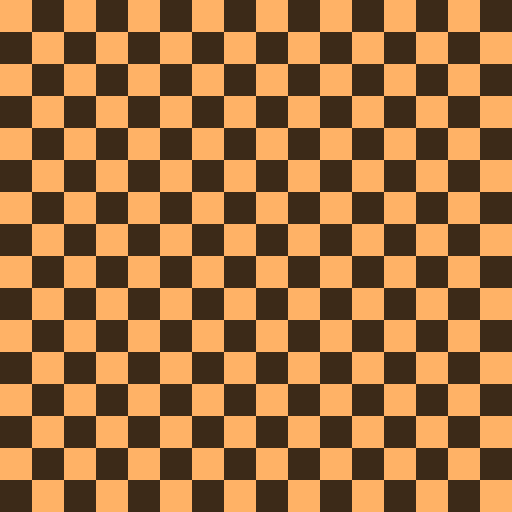
#> input picture imgs/checkerboard.png, 512 x 512 px
$ python rc4.py
#> lines starting #> are read from the running program, lines starting #| are printed output that depends on the picture
### lab1_src/utils.py
import numpy as np
from PIL import Image
import json

def load_image(filename):
    # Загрузка изображения как numpy array
#> called with filename = '../imgs/checkerboard.png'
    try:
        img = Image.open(filename)
#> img is the input picture: PIL image 512x512 RGB; mean R, G, B 157.5, 110, 63
        return np.array(img)
    except Exception as e:
        raise ValueError(f"Ошибка загрузки изображения {filename}: {e}")

def save_image(data, filename):
    # Сохранение numpy array как изображения
    try:
        img = Image.fromarray(data.astype('uint8'))
        img.save(filename)
    except Exception as e:
        raise ValueError(f"Ошибка сохранения изображения {filename}: {e}")

def image_to_bytes(img_array):
    return img_array.tobytes()

def bytes_to_image(byte_data, shape):
    array = np.frombuffer(byte_data, dtype=np.uint8)
    return array.reshape(shape)

# [9 lines left out: functions save_metadata, load_metadata, not called in this run]

### lab1_src/rc4.py
import os

from utils import load_image, save_image, image_to_bytes, bytes_to_image, save_metadata, load_metadata

def get_key(S, x, y):
    x = (x + 1) % 256
    y = (y + S[x]) % 256

    S[x], S[y] = S[y], S[x]

    return S[(S[x] + S[y]) % 256], x, y


def rc4(msg: bytes, key: bytes, iv=None) -> bytearray:
    len_msg = len(msg)
    len_key = len(key)
    cipher = bytearray(len_msg)
    S = list(range(256))
    x = 0
    y = 0

    j = 0
    for i in range(256):
        j = (j + S[i] + key[i % len_key]) % 256
        S[i], S[j] = S[j], S[i]

    if iv is not None:
        for i in range(256):
            j = (j + S[i] + iv[i % len(iv)]) % 256
            S[i], S[j] = S[j], S[i]

    for i in range(len_msg):
        key_byte, x, y = get_key(S, x, y)
        cipher[i] = msg[i] ^ key_byte

    return cipher


if __name__ == "__main__":
    key = b'I_LOVE_JUSTIN_BIBER'
    iv = os.urandom(16)

    img_array = load_image('../imgs/checkerboard.png')
    original_shape = img_array.shape
#> original_shape = (512, 512, 3)
    image_bytes = image_to_bytes(img_array)

    encrypted_bytes = rc4(image_bytes, key, iv)
    encrypted_array = bytes_to_image(encrypted_bytes, original_shape)
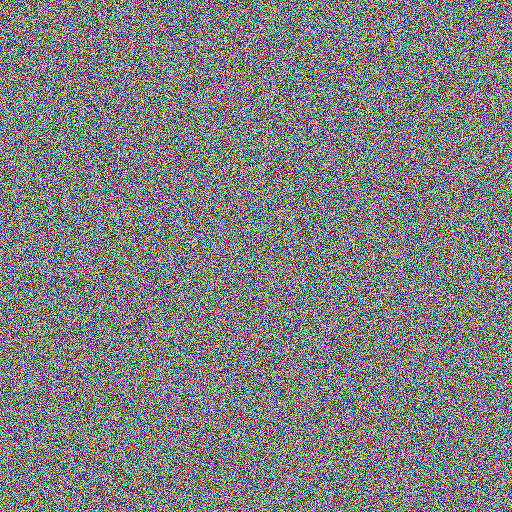
#> encrypted_array: shape (512, 512, 3); mean of channels 0, 1, 2 127.4, 127.6, 127.7; drawn as R, G, B
    save_image(encrypted_array, 'encrypted.png')

    decrypted_bytes = rc4(encrypted_bytes, key, iv)
    decrypted_array = bytes_to_image(decrypted_bytes, original_shape)
    save_image(decrypted_array, 'decrypted.png')
